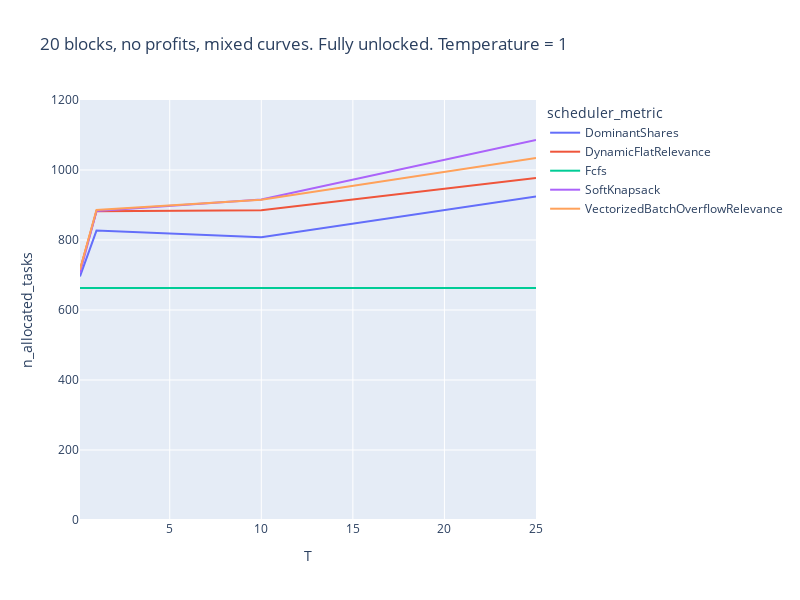

Notebook source saved alongside this figure:
### Code cell
px.line(
    rdf.sort_values(["T", "scheduler_metric"]),
    x="T",
    y="n_allocated_tasks",
    color="scheduler_metric",
    # log_x=True,
    width=800,
    height=600,
    range_y=[0,1200],
    title="20 blocks, no profits, mixed curves. Fully unlocked. Temperature = 1",
    # title="Number of allocated tasks depending on the scheduling step size<br><sup>Online mixed curves, 20 blocks, no initial blocks, 100 tasks per block on average, lifetime = 5 blocks</sup>"
)

### Figure 1 — Plotly figure (JSON) as saved in the notebook; plotly's stock layout.template omitted (floating-point values rounded to 4 significant figures)
{"data": [{"hovertemplate": "scheduler_metric=DominantShares<br>T=%{x}<br>n_allocated_tasks=%{y}<extra></extra>", "legendgroup": "DominantShares", "line": {"color": "#636efa", "dash": "solid"}, "marker": {"symbol": "circle"}, "mode": "lines", "name": "DominantShares", "orientation": "v", "showlegend": true, "type": "scatter", "x": [0.1, 1, 10, 25], "xaxis": "x", "y": [696, 827, 808, 924], "yaxis": "y"}, {"hovertemplate": "scheduler_metric=DynamicFlatRelevance<br>T=%{x}<br>n_allocated_tasks=%{y}<extra></extra>", "legendgroup": "DynamicFlatRelevance", "line": {"color": "#EF553B", "dash": "solid"}, "marker": {"symbol": "circle"}, "mode": "lines", "name": "DynamicFlatRelevance", "orientation": "v", "showlegend": true, "type": "scatter", "x": [0.1, 1, 10, 25], "xaxis": "x", "y": [715, 882, 885, 977], "yaxis": "y"}, {"hovertemplate": "scheduler_metric=Fcfs<br>T=%{x}<br>n_allocated_tasks=%{y}<extra></extra>", "legendgroup": "Fcfs", "line": {"color": "#00cc96", "dash": "solid"}, "marker": {"symbol": "circle"}, "mode": "lines", "name": "Fcfs", "orientation": "v", "showlegend": true, "type": "scatter", "x": [0.1, 1, 10, 25], "xaxis": "x", "y": [663, 663, 663, 663], "yaxis": "y"}, {"hovertemplate": "scheduler_metric=SoftKnapsack<br>T=%{x}<br>n_allocated_tasks=%{y}<extra></extra>", "legendgroup": "SoftKnapsack", "line": {"color": "#ab63fa", "dash": "solid"}, "marker": {"symbol": "circle"}, "mode": "lines", "name": "SoftKnapsack", "orientation": "v", "showlegend": true, "type": "scatter", "x": [0.1, 1, 10, 25], "xaxis": "x", "y": [706, 883, 916, 1086], "yaxis": "y"}, {"hovertemplate": "scheduler_metric=VectorizedBatchOverflowRelevance<br>T=%{x}<br>n_allocated_tasks=%{y}<extra></extra>", "legendgroup": "VectorizedBatchOverflowRelevance", "line": {"color": "#FFA15A", "dash": "solid"}, "marker": {"symbol": "circle"}, "mode": "lines", "name": "VectorizedBatchOverflowRelevance", "orientation": "v", "showlegend": true, "type": "scatter", "x": [0.1, 1, 10, 25], "xaxis": "x", "y": [715, 886, 915, 1034], "yaxis": "y"}], "layout": {"height": 600, "legend": {"title": {"text": "scheduler_metric"}, "tracegroupgap": 0}, "title": {"text": "20 blocks, no profits, mixed curves. Fully unlocked. Temperature = 1"}, "width": 800, "xaxis": {"anchor": "y", "domain": [0, 1], "title": {"text": "T"}}, "yaxis": {"anchor": "x", "domain": [0, 1], "range": [0, 1200], "title": {"text": "n_allocated_tasks"}}}}
